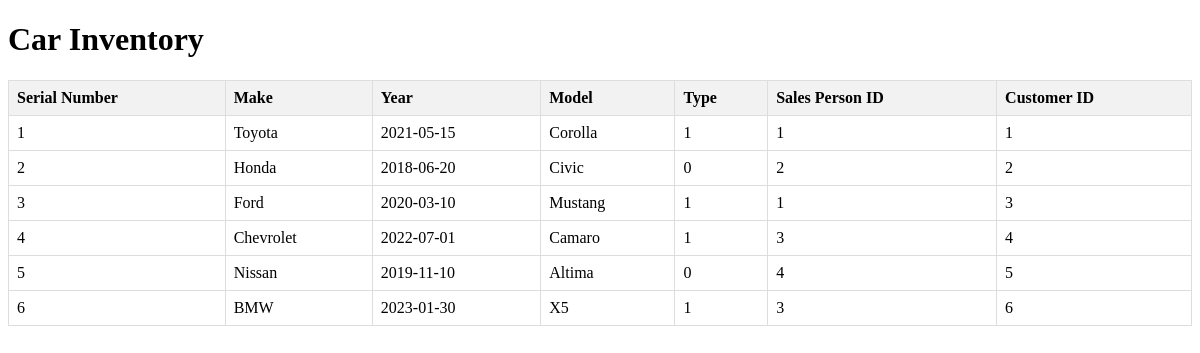
Page /controllers/getcars.php on the committed database.
### tables this page shows
CREATE TABLE `car` (
  `serialNumber` int(11) NOT NULL,
  `make` varchar(50) DEFAULT NULL,
  `year` date DEFAULT NULL,
  `model` varchar(50) DEFAULT NULL,
  `type` tinyint(1) DEFAULT NULL,
  `salesPersonId` int(11) DEFAULT NULL,
  `customerId` int(11) DEFAULT NULL
);

### controllers/getcars.php (the view, shortened to what this page needs)
<?php
require('../configs/db.php');
$query = "SELECT serialNumber, make, year, model, type, salesPersonId, customerId FROM car";
$stmt = $conn->prepare($query);
$stmt->execute();
$result = $stmt->get_result();
if ($result->num_rows > 0) {
    echo '<!DOCTYPE html>
          <html lang="en">
          <head>
              <meta charset="UTF-8">
              <meta name="viewport" content="width=device-width, initial-scale=1.0">
              <title>Car Inventory</title>
              <style>
                table {
                    width: 100%;
                    border-collapse: collapse;
                }
                th, td {
                    border: 1px solid #ddd;
                    padding: 8px;
                    text-align: left;
                }
                th {
                    background-color: #f2f2f2;
                }
              </style>
          </head>
          <body>
              <h1>Car Inventory</h1>
              <table>
                  <thead>
                      <tr>
                          <th>Serial Number</th>
                          <th>Make</th>
                          <th>Year</th>
                          <th>Model</th>
                          <th>Type</th>
                          <th>Sales Person ID</th>
                          <th>Customer ID</th>
                      </tr>
                  </thead>
                  <tbody>';
    while ($row = $result->fetch_assoc()) {
        echo '<tr>
                  <td>' . htmlspecialchars($row['serialNumber']) . '</td>
                  <td>' . htmlspecialchars($row['make']) . '</td>
                  <td>' . htmlspecialchars($row['year']) . '</td>
                  <td>' . htmlspecialchars($row['model']) . '</td>
                  <td>' . htmlspecialchars($row['type']) . '</td>
                  <td>' . htmlspecialchars($row['salesPersonId']) . '</td>
                  <td>' . htmlspecialchars($row['customerId']) . '</td>
              </tr>';
    }
    echo '      </tbody>
              </table>
          </body>
          </html>';
} else {
    echo '<p>No records found.</p>';
}
?>

### controllers/getcars.php (style rules this page uses)
table { width: 100%; border-collapse: collapse; }
th, td { border: 1px solid #ddd; padding: 8px; text-align: left; }
th { background-color: #f2f2f2; }

### rows in the picture
car: serialNumber "1", make "Toyota", year "2021-05-15", model "Corolla", type "1", salesPersonId "1", customerId "1"
car: serialNumber "2", make "Honda", year "2018-06-20", model "Civic", type "0", salesPersonId "2", customerId "2"
car: serialNumber "3", make "Ford", year "2020-03-10", model "Mustang", type "1", salesPersonId "1", customerId "3"
car: serialNumber "4", make "Chevrolet", year "2022-07-01", model "Camaro", type "1", salesPersonId "3", customerId "4"
car: serialNumber "5", make "Nissan", year "2019-11-10", model "Altima", type "0", salesPersonId "4", customerId "5"
car: serialNumber "6", make "BMW", year "2023-01-30", model "X5", type "1", salesPersonId "3", customerId "6"
